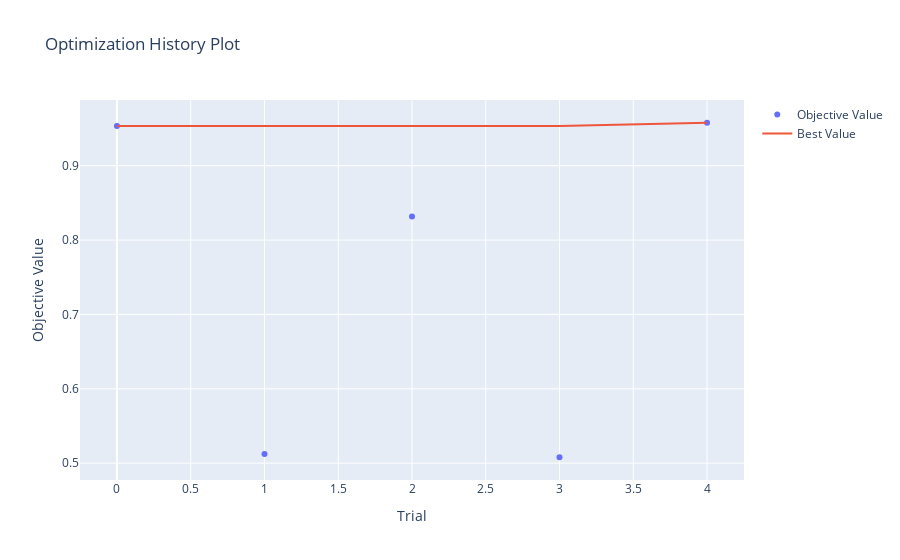

Notebook code for this chart:
### Code cell
optuna.visualization.plot_optimization_history(study_lgbm)

### Figure 1 — Plotly figure (JSON) as saved in the notebook; plotly's stock layout.template omitted (floating-point values rounded to 4 significant figures)
{"data": [{"mode": "markers", "name": "Objective Value", "type": "scatter", "x": [0, 1, 2, 3, 4], "y": [0.9534, 0.5124, 0.8316, 0.5079, 0.9578]}, {"mode": "lines", "name": "Best Value", "type": "scatter", "x": [0, 1, 2, 3, 4], "y": [0.9534, 0.9534, 0.9534, 0.9534, 0.9578]}, {"marker": {"color": "#cccccc"}, "mode": "markers", "name": "Infeasible Trial", "showlegend": false, "type": "scatter", "x": [], "y": []}], "layout": {"title": {"text": "Optimization History Plot"}, "xaxis": {"title": {"text": "Trial"}}, "yaxis": {"title": {"text": "Objective Value"}}}}
